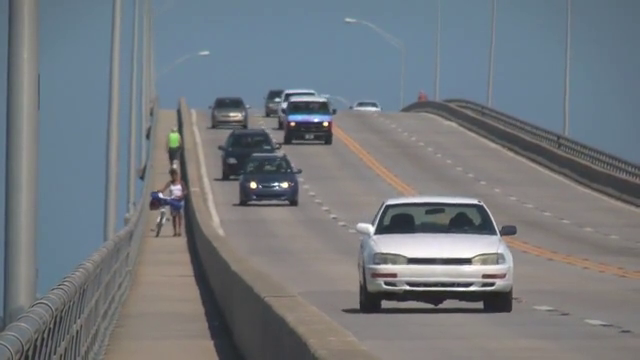
#> input picture frame 91 of Files/slow_traffic_small.mp4, 640 x 360 px, given in place of vtest.avi, which was not available
$ python Exercicio12.2BGS_MeanMedian.py
#> lines starting #> are read from the running program, lines starting #| are printed output that depends on the picture; after the words box and inside, x2 and y2 are one past the last pixel; in counts of white or black regions, pixels touching at a corner belong together; pictures that were not available may be replaced by others from this repository, and a replacement may not be noted
import os
import cv2
import numpy as np
import time

use_cam = False
folder ="Files"
file = "vtest.avi"

if use_cam:
    cap = cv2.VideoCapture()
else:
    cap = cv2.VideoCapture(os.path.join(folder, file))

if not(cap.isOpened()):
    cap.open(0)

time_horizon = 25

ret, frame = cap.read()
#> frame is the input picture: shape (360, 640, 3); mean B, G, R 126.6, 121.2, 115.7
gray_image = cv2.cvtColor(frame, cv2.COLOR_BGR2GRAY)

previous_frames = np.zeros(gray_image.shape + (time_horizon,), dtype=gray_image.dtype)

for i in range(time_horizon):
    ret, frame = cap.read()

    if use_cam:
        frame_mirror = frame[:, ::-1, :]
    else:
        frame_mirror = frame
    gray_image = cv2.cvtColor(frame_mirror, cv2.COLOR_BGR2GRAY)
    previous_frames[:,:, i] = gray_image
#> this loop made 25 passes
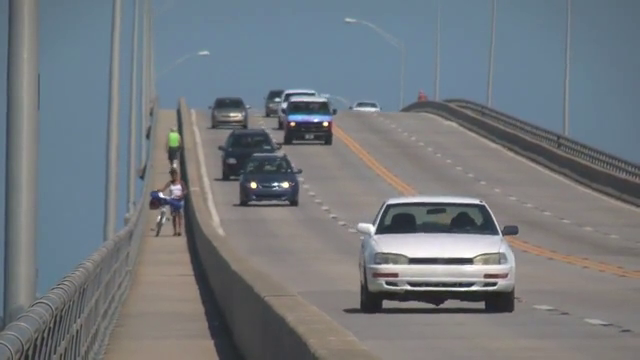
#> input picture frame 92 of Files/slow_traffic_small.mp4, 640 x 360 px, given in place of vtest.avi, which was not available
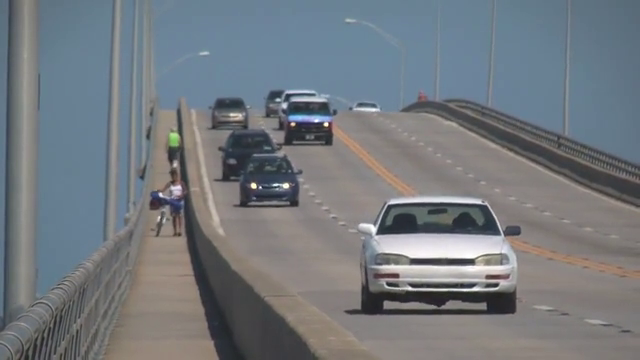
#> input picture frame 93 of Files/slow_traffic_small.mp4, 640 x 360 px, given in place of vtest.avi, which was not available

threshold = 10
before = 0


def on_trackbar_threshold(val):
    global threshold
    threshold = val


cv2.namedWindow("Image")
cv2.createTrackbar("Threshold",
                   "Image",
                   threshold,
                   255,
                   on_trackbar_threshold)

while True:
    now = time.time()

    if now != before:
        fps = 1/ (now - before)
    else:
        fps = np.inf
    before = now

    ret, frame = cap.read()
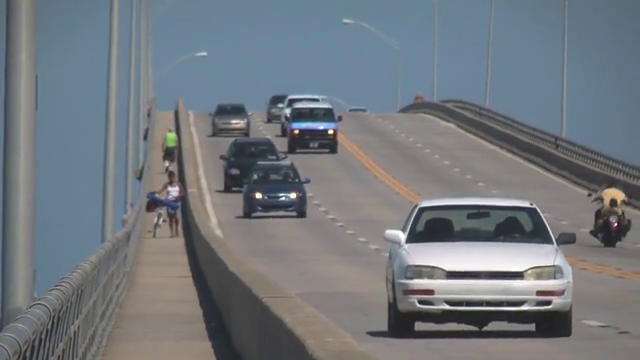
#> input picture frame 117 of Files/slow_traffic_small.mp4, 640 x 360 px, given in place of vtest.avi, which was not available
#> frame is the input picture: shape (360, 640, 3); mean B, G, R 125.8, 120.1, 114.2
    if ret:
        h, w, c = frame.shape
#> h = 360; w = 640; c = 3

        if use_cam:
            frame_mirror = frame[:, ::-1, :]
        else:
            frame_mirror = frame

        gray_image = cv2.cvtColor(frame_mirror, cv2.COLOR_BGR2GRAY)

        # bg_model = np.mean(previous_frames, axis=2)
        bg_model = np.median(previous_frames, axis=2)
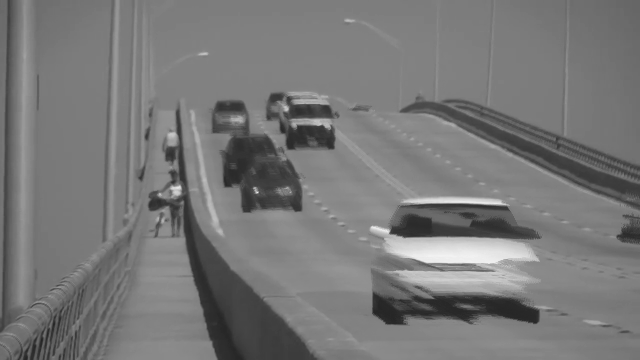
#> bg_model: shape (360, 640) float64; min 36, max 242, mean 119.7

        dif = np.abs(gray_image - bg_model)
        _, fg_mask = cv2.threshold(src=dif,
                                   thresh=threshold,
                                   maxval=1,
                                   type=cv2.THRESH_BINARY)
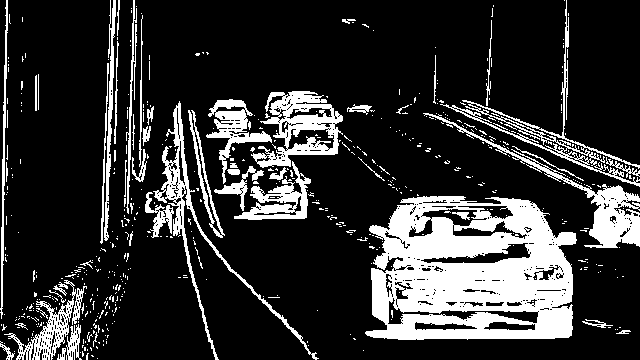
#> fg_mask: shape (360, 640) float64; values 0 (black) and 1 (white), 19.8% white; 552 white regions (499 under 20 px), largest, box (x1, y1, x2, y2) and area: (365, 196, 577, 340) 21012, (251, 91, 343, 168) 3140, (423, 113, 640, 248) 3088
        segmented_image = frame_mirror.copy()
        segmented_image[:, :, 0] = segmented_image[:, :, 0] * fg_mask
        segmented_image[:, :, 1] = segmented_image[:, :, 1] * fg_mask
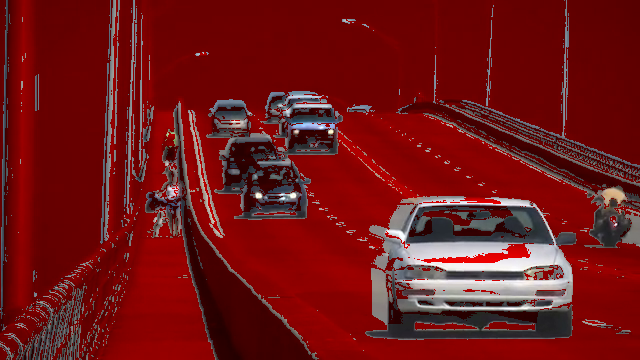
#> segmented_image: shape (360, 640, 3); mean B, G, R 22.8, 22.2, 114.2
        segmented_image[:, :, 2] = segmented_image[:, :, 2] * fg_mask

        text_to_show = str(int(np.round(fps))) + " fps"
        cv2.putText(img=segmented_image,
                    text=text_to_show,
                    org=(5, 15),
                    fontFace=cv2.FONT_HERSHEY_SIMPLEX,
                    fontScale=0.5,
                    color=(0, 255, 0),
                    thickness=1)
#> segmented_image: shape (360, 640, 3); mean B, G, R 22.8, 22.3, 22.2

        cv2.imshow("Image", segmented_image)
        cv2.imshow("Dif", dif)
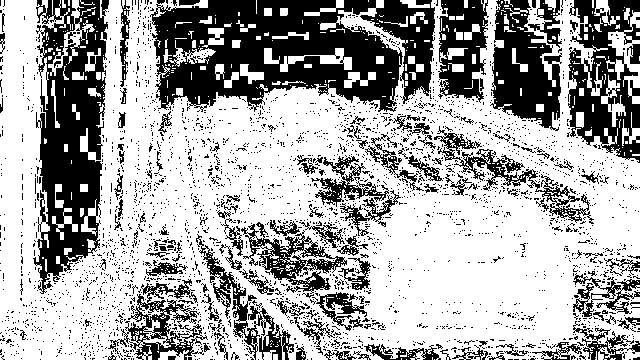
#> window 'Dif': shape (360, 640); 65.4% white; 3029 black regions (2898 under 20 px), largest, box (x1, y1, x2, y2) and area: (150, 0, 435, 112) 20964, (33, 0, 109, 294) 12926, (568, 0, 640, 163) 6443
        cv2.imshow("Foreground Mask", fg_mask*255)

        previous_frames[:,:,0:time_horizon-1] = previous_frames[:,:,1:time_horizon]
        previous_frames[:, :,time_horizon-1] = gray_image

        if use_cam:
            c = cv2.waitKey(1)
        else:
            c = cv2.waitKey(1)
#> (key Esc is pressed here)

        if c == 27:
            break
    else:
        break

if cap.isOpened():
    cap.release()
cv2.destroyAllWindows()

$ run again, starting later in the video
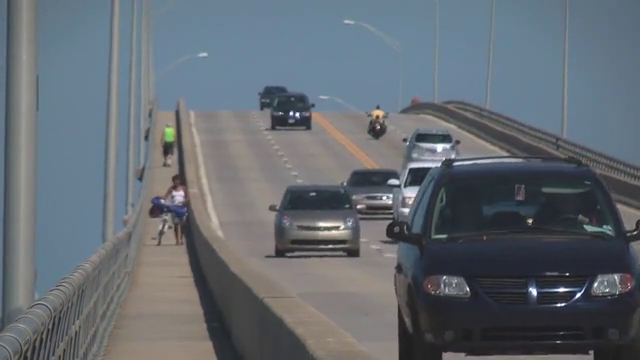
#> input picture frame 411 of Files/slow_traffic_small.mp4, 640 x 360 px, given in place of vtest.avi, which was not available
#> frame is the input picture: shape (360, 640, 3); mean B, G, R 113.8, 106.6, 99.3
#> `_, fg_mask = cv2.threshold(src=dif, thresh=threshold, maxval=1, type=c..`:
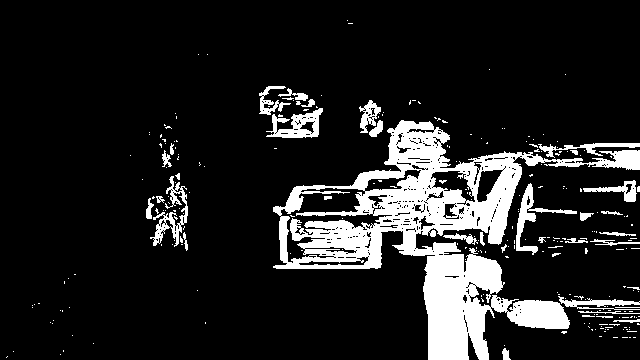
#> fg_mask: shape (360, 640) float64; values 0 (black) and 1 (white), 13.6% white; 257 white regions (220 under 20 px), largest, box (x1, y1, x2, y2) and area: (273, 120, 640, 360) 24625, (266, 108, 323, 138) 838, (150, 176, 188, 247) 789
#> `cv2.imshow("Dif", dif)`:
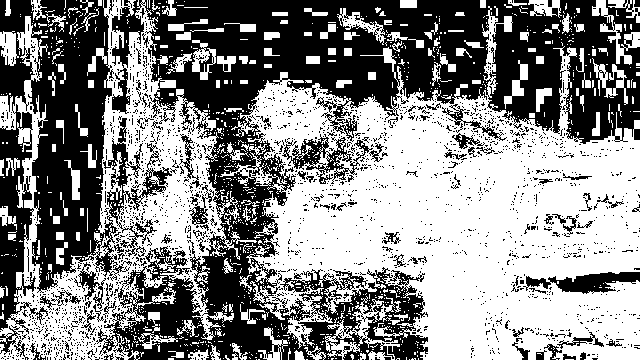
#> window 'Dif': shape (360, 640); 53.4% white; 2217 black regions (2131 under 20 px), largest, box (x1, y1, x2, y2) and area: (96, 0, 640, 360) 68726, (0, 0, 172, 334) 25027, (282, 134, 373, 184) 1386

$ run again, starting later in the video
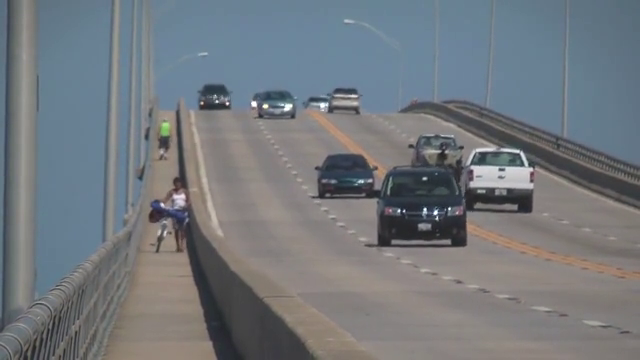
#> input picture frame 731 of Files/slow_traffic_small.mp4, 640 x 360 px, given in place of vtest.avi, which was not available
#> frame is the input picture: shape (360, 640, 3); mean B, G, R 125.5, 120.3, 115.1
#> `_, fg_mask = cv2.threshold(src=dif, thresh=threshold, maxval=1, type=c..`:
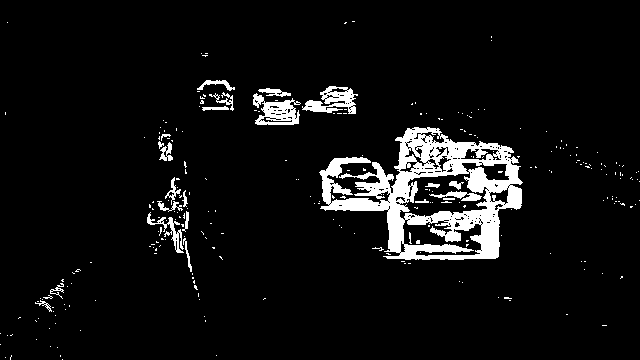
#> fg_mask: shape (360, 640) float64; values 0 (black) and 1 (white), 6.6% white; 268 white regions (244 under 20 px), largest, box (x1, y1, x2, y2) and area: (319, 127, 523, 260) 10960, (253, 93, 301, 125) 832, (302, 86, 358, 114) 778
#> `cv2.imshow("Dif", dif)`:
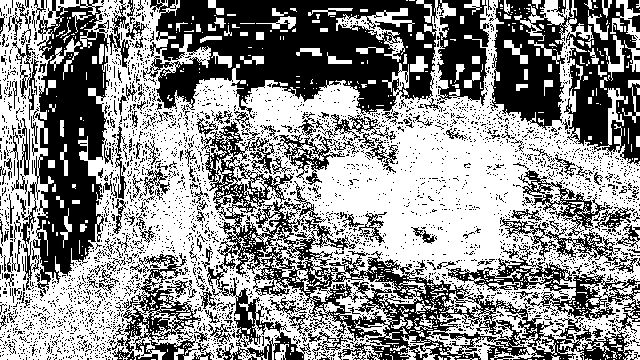
#> window 'Dif': shape (360, 640); 55.7% white; 3510 black regions (3326 under 20 px), largest, box (x1, y1, x2, y2) and area: (201, 121, 640, 360) 23340, (143, 0, 438, 119) 20976, (20, 0, 110, 294) 13629
